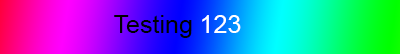
#> input picture ImageToLED/image.png, 400 x 54 px
$ python ImageConverter.py
#> lines starting #> are read from the running program, lines starting #| are printed output that depends on the picture
from PIL import Image

image = Image.open('image.png').quantize(colors=16, kmeans=3, method=1)
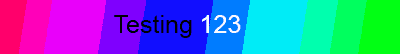
#> image: PIL image 400x54 P; mean R, G, B 79.3, 110.6, 195.4
image.thumbnail((900, 56))

w, h = image.size
#> w = 400; h = 54

colorsOutFormatted = ''
for i in range(16):
    colorsOutFormatted += 'CRGB ' + str(tuple(image.getpalette()[(i*3):(i*3)+3])) + ',\n'

imageOut = ''
for x in range(w):
    for y in range(h-1, -1, -1):
        imageOut += '%x' % image.getpixel((x,y))

imageOutFormatted = ''
for i in range(0, len(imageOut), 2):
    if (i % h) == 0:
        imageOutFormatted += '\n'
    imageOutFormatted += '0x' + imageOut[i:i+2] + ', '
#> this loop made 10800 passes
#> i on passes 3 to 5: 4, 6, 8


outFile = open('image.h', 'w')

outFile.write('const byte image[] PROGMEM = {')
outFile.write(imageOutFormatted[:-2] + '\n')
outFile.write('};\n\n')
outFile.write('CRGB colors[] = {\n')
outFile.write(colorsOutFormatted[:-2] + '\n')
outFile.write('};\n')
outFile.write('int COLS = ' + str(w) + ';')

image.show()
